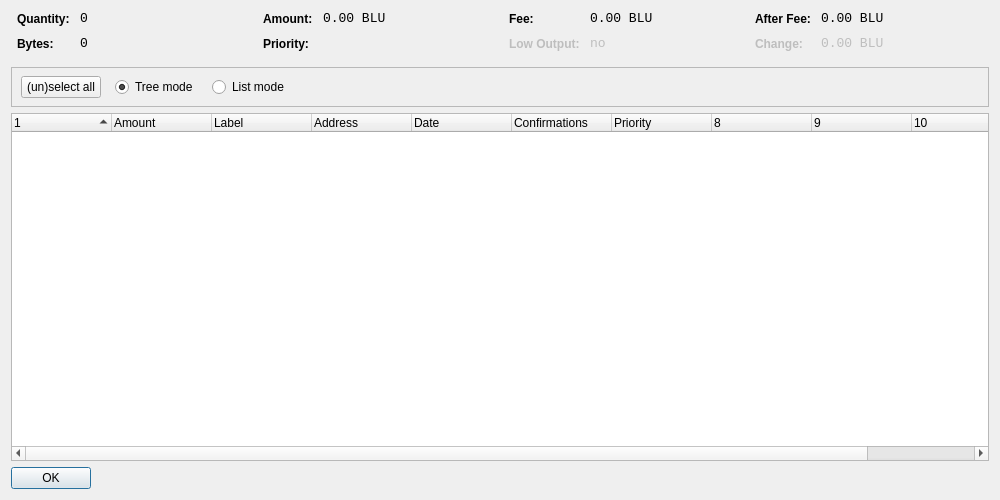
<?xml version="1.0" encoding="UTF-8"?>
<ui version="4.0">
 <class>CoinControlDialog</class>
 <widget class="QDialog" name="CoinControlDialog">
  <property name="geometry">
   <rect>
    <x>0</x>
    <y>0</y>
    <width>1000</width>
    <height>500</height>
   </rect>
  </property>
  <property name="windowTitle">
   <string>Coin Control</string>
  </property>
  <layout class="QVBoxLayout" name="verticalLayout">
   <item>
    <layout class="QHBoxLayout" name="horizontalLayoutTop" stretch="0,0,0,0">
     <property name="topMargin">
      <number>0</number>
     </property>
     <property name="bottomMargin">
      <number>10</number>
     </property>
     <item>
      <layout class="QFormLayout" name="formLayoutCoinControl1">
       <property name="horizontalSpacing">
        <number>10</number>
       </property>
       <property name="verticalSpacing">
        <number>10</number>
       </property>
       <property name="leftMargin">
        <number>6</number>
       </property>
       <property name="rightMargin">
        <number>6</number>
       </property>
       <item row="0" column="0">
        <widget class="QLabel" name="labelCoinControlQuantityText">
         <property name="styleSheet">
          <string notr="true">font-weight:bold;</string>
         </property>
         <property name="text">
          <string>Quantity:</string>
         </property>
        </widget>
       </item>
       <item row="0" column="1">
        <widget class="QLabel" name="labelCoinControlQuantity">
         <property name="font">
          <font>
           <family>Monospace</family>
           <pointsize>10</pointsize>
          </font>
         </property>
         <property name="cursor">
          <cursorShape>IBeamCursor</cursorShape>
         </property>
         <property name="contextMenuPolicy">
          <enum>Qt::ActionsContextMenu</enum>
         </property>
         <property name="text">
          <string>0</string>
         </property>
         <property name="textInteractionFlags">
          <set>Qt::LinksAccessibleByMouse|Qt::TextSelectableByKeyboard|Qt::TextSelectableByMouse</set>
         </property>
        </widget>
       </item>
       <item row="1" column="0">
        <widget class="QLabel" name="labelCoinControlBytesText">
         <property name="styleSheet">
          <string notr="true">font-weight:bold;</string>
         </property>
         <property name="text">
          <string>Bytes:</string>
         </property>
        </widget>
       </item>
       <item row="1" column="1">
        <widget class="QLabel" name="labelCoinControlBytes">
         <property name="font">
          <font>
           <family>Monospace</family>
           <pointsize>10</pointsize>
          </font>
         </property>
         <property name="cursor">
          <cursorShape>IBeamCursor</cursorShape>
         </property>
         <property name="contextMenuPolicy">
          <enum>Qt::ActionsContextMenu</enum>
         </property>
         <property name="text">
          <string>0</string>
         </property>
         <property name="textInteractionFlags">
          <set>Qt::LinksAccessibleByMouse|Qt::TextSelectableByKeyboard|Qt::TextSelectableByMouse</set>
         </property>
        </widget>
       </item>
      </layout>
     </item>
     <item>
      <layout class="QFormLayout" name="formLayoutCoinControl2">
       <property name="horizontalSpacing">
        <number>10</number>
       </property>
       <property name="verticalSpacing">
        <number>10</number>
       </property>
       <property name="leftMargin">
        <number>6</number>
       </property>
       <property name="rightMargin">
        <number>6</number>
       </property>
       <item row="0" column="0">
        <widget class="QLabel" name="labelCoinControlAmountText">
         <property name="styleSheet">
          <string notr="true">font-weight:bold;</string>
         </property>
         <property name="text">
          <string>Amount:</string>
         </property>
        </widget>
       </item>
       <item row="0" column="1">
        <widget class="QLabel" name="labelCoinControlAmount">
         <property name="font">
          <font>
           <family>Monospace</family>
           <pointsize>10</pointsize>
          </font>
         </property>
         <property name="cursor">
          <cursorShape>IBeamCursor</cursorShape>
         </property>
         <property name="contextMenuPolicy">
          <enum>Qt::ActionsContextMenu</enum>
         </property>
         <property name="text">
          <string>0.00 BLU</string>
         </property>
         <property name="textInteractionFlags">
          <set>Qt::LinksAccessibleByMouse|Qt::TextSelectableByKeyboard|Qt::TextSelectableByMouse</set>
         </property>
        </widget>
       </item>
       <item row="1" column="0">
        <widget class="QLabel" name="labelCoinControlPriorityText">
         <property name="styleSheet">
          <string notr="true">font-weight:bold;</string>
         </property>
         <property name="text">
          <string>Priority:</string>
         </property>
        </widget>
       </item>
       <item row="1" column="1">
        <widget class="QLabel" name="labelCoinControlPriority">
         <property name="font">
          <font>
           <family>Monospace</family>
           <pointsize>10</pointsize>
          </font>
         </property>
         <property name="cursor">
          <cursorShape>IBeamCursor</cursorShape>
         </property>
         <property name="contextMenuPolicy">
          <enum>Qt::ActionsContextMenu</enum>
         </property>
         <property name="text">
          <string/>
         </property>
         <property name="textInteractionFlags">
          <set>Qt::LinksAccessibleByMouse|Qt::TextSelectableByKeyboard|Qt::TextSelectableByMouse</set>
         </property>
        </widget>
       </item>
      </layout>
     </item>
     <item>
      <layout class="QFormLayout" name="formLayoutCoinControl3">
       <property name="horizontalSpacing">
        <number>10</number>
       </property>
       <property name="verticalSpacing">
        <number>10</number>
       </property>
       <property name="leftMargin">
        <number>6</number>
       </property>
       <property name="rightMargin">
        <number>6</number>
       </property>
       <item row="0" column="0">
        <widget class="QLabel" name="labelCoinControlFeeText">
         <property name="styleSheet">
          <string notr="true">font-weight:bold;</string>
         </property>
         <property name="text">
          <string>Fee:</string>
         </property>
        </widget>
       </item>
       <item row="0" column="1">
        <widget class="QLabel" name="labelCoinControlFee">
         <property name="font">
          <font>
           <family>Monospace</family>
           <pointsize>10</pointsize>
          </font>
         </property>
         <property name="cursor">
          <cursorShape>IBeamCursor</cursorShape>
         </property>
         <property name="contextMenuPolicy">
          <enum>Qt::ActionsContextMenu</enum>
         </property>
         <property name="text">
          <string>0.00 BLU</string>
         </property>
         <property name="textInteractionFlags">
          <set>Qt::LinksAccessibleByMouse|Qt::TextSelectableByKeyboard|Qt::TextSelectableByMouse</set>
         </property>
        </widget>
       </item>
       <item row="1" column="0">
        <widget class="QLabel" name="labelCoinControlLowOutputText">
         <property name="enabled">
          <bool>false</bool>
         </property>
         <property name="styleSheet">
          <string notr="true">font-weight:bold;</string>
         </property>
         <property name="text">
          <string>Low Output:</string>
         </property>
        </widget>
       </item>
       <item row="1" column="1">
        <widget class="QLabel" name="labelCoinControlLowOutput">
         <property name="enabled">
          <bool>false</bool>
         </property>
         <property name="font">
          <font>
           <family>Monospace</family>
           <pointsize>10</pointsize>
          </font>
         </property>
         <property name="cursor">
          <cursorShape>IBeamCursor</cursorShape>
         </property>
         <property name="contextMenuPolicy">
          <enum>Qt::ActionsContextMenu</enum>
         </property>
         <property name="text">
          <string>no</string>
         </property>
         <property name="textInteractionFlags">
          <set>Qt::LinksAccessibleByMouse|Qt::TextSelectableByKeyboard|Qt::TextSelectableByMouse</set>
         </property>
        </widget>
       </item>
      </layout>
     </item>
     <item>
      <layout class="QFormLayout" name="formLayoutCoinControl4">
       <property name="horizontalSpacing">
        <number>10</number>
       </property>
       <property name="verticalSpacing">
        <number>10</number>
       </property>
       <property name="leftMargin">
        <number>6</number>
       </property>
       <property name="rightMargin">
        <number>6</number>
       </property>
       <item row="0" column="0">
        <widget class="QLabel" name="labelCoinControlAfterFeeText">
         <property name="styleSheet">
          <string notr="true">font-weight:bold;</string>
         </property>
         <property name="text">
          <string>After Fee:</string>
         </property>
        </widget>
       </item>
       <item row="0" column="1">
        <widget class="QLabel" name="labelCoinControlAfterFee">
         <property name="font">
          <font>
           <family>Monospace</family>
           <pointsize>10</pointsize>
          </font>
         </property>
         <property name="cursor">
          <cursorShape>IBeamCursor</cursorShape>
         </property>
         <property name="contextMenuPolicy">
          <enum>Qt::ActionsContextMenu</enum>
         </property>
         <property name="text">
          <string>0.00 BLU</string>
         </property>
         <property name="textInteractionFlags">
          <set>Qt::LinksAccessibleByMouse|Qt::TextSelectableByKeyboard|Qt::TextSelectableByMouse</set>
         </property>
        </widget>
       </item>
       <item row="1" column="0">
        <widget class="QLabel" name="labelCoinControlChangeText">
         <property name="enabled">
          <bool>false</bool>
         </property>
         <property name="styleSheet">
          <string notr="true">font-weight:bold;</string>
         </property>
         <property name="text">
          <string>Change:</string>
         </property>
        </widget>
       </item>
       <item row="1" column="1">
        <widget class="QLabel" name="labelCoinControlChange">
         <property name="enabled">
          <bool>false</bool>
         </property>
         <property name="font">
          <font>
           <family>Monospace</family>
           <pointsize>10</pointsize>
          </font>
         </property>
         <property name="cursor">
          <cursorShape>IBeamCursor</cursorShape>
         </property>
         <property name="contextMenuPolicy">
          <enum>Qt::ActionsContextMenu</enum>
         </property>
         <property name="text">
          <string>0.00 BLU</string>
         </property>
         <property name="textInteractionFlags">
          <set>Qt::LinksAccessibleByMouse|Qt::TextSelectableByKeyboard|Qt::TextSelectableByMouse</set>
         </property>
        </widget>
       </item>
      </layout>
     </item>
    </layout>
   </item>
   <item>
    <widget class="QFrame" name="frame">
     <property name="minimumSize">
      <size>
       <width>0</width>
       <height>40</height>
      </size>
     </property>
     <property name="frameShape">
      <enum>QFrame::StyledPanel</enum>
     </property>
     <property name="frameShadow">
      <enum>QFrame::Sunken</enum>
     </property>
     <widget class="QWidget" name="horizontalLayoutWidget">
      <property name="geometry">
       <rect>
        <x>10</x>
        <y>0</y>
        <width>781</width>
        <height>41</height>
       </rect>
      </property>
      <layout class="QHBoxLayout" name="horizontalLayoutPanel" stretch="0,0,0,0,0">
       <property name="spacing">
        <number>14</number>
       </property>
       <item>
        <widget class="QPushButton" name="pushButtonSelectAll">
         <property name="sizePolicy">
          <sizepolicy hsizetype="Maximum" vsizetype="Fixed">
           <horstretch>0</horstretch>
           <verstretch>0</verstretch>
          </sizepolicy>
         </property>
         <property name="text">
          <string>(un)select all</string>
         </property>
        </widget>
       </item>
       <item>
        <widget class="QRadioButton" name="radioTreeMode">
         <property name="sizePolicy">
          <sizepolicy hsizetype="Maximum" vsizetype="Fixed">
           <horstretch>0</horstretch>
           <verstretch>0</verstretch>
          </sizepolicy>
         </property>
         <property name="text">
          <string>Tree mode</string>
         </property>
         <property name="checked">
          <bool>true</bool>
         </property>
        </widget>
       </item>
       <item>
        <widget class="QRadioButton" name="radioListMode">
         <property name="sizePolicy">
          <sizepolicy hsizetype="Maximum" vsizetype="Fixed">
           <horstretch>0</horstretch>
           <verstretch>0</verstretch>
          </sizepolicy>
         </property>
         <property name="text">
          <string>List mode</string>
         </property>
        </widget>
       </item>
       <item>
        <spacer name="horizontalSpacer">
         <property name="orientation">
          <enum>Qt::Horizontal</enum>
         </property>
         <property name="sizeHint" stdset="0">
          <size>
           <width>40</width>
           <height>20</height>
          </size>
         </property>
        </spacer>
       </item>
      </layout>
     </widget>
    </widget>
   </item>
   <item>
    <widget class="CoinControlTreeWidget" name="treeWidget">
     <property name="contextMenuPolicy">
      <enum>Qt::CustomContextMenu</enum>
     </property>
     <property name="sortingEnabled">
      <bool>false</bool>
     </property>
     <property name="columnCount">
      <number>11</number>
     </property>
     <attribute name="headerShowSortIndicator" stdset="0">
      <bool>true</bool>
     </attribute>
     <attribute name="headerStretchLastSection">
      <bool>false</bool>
     </attribute>
     <column>
      <property name="text">
       <string/>
      </property>
     </column>
     <column>
      <property name="text">
       <string>Amount</string>
      </property>
     </column>
     <column>
      <property name="text">
       <string>Label</string>
      </property>
     </column>
     <column>
      <property name="text">
       <string>Address</string>
      </property>
     </column>
     <column>
      <property name="text">
       <string>Date</string>
      </property>
     </column>
     <column>
      <property name="text">
       <string>Confirmations</string>
      </property>
      <property name="toolTip">
       <string>Confirmed</string>
      </property>
     </column>
     <column>
      <property name="text">
       <string>Priority</string>
      </property>
     </column>
     <column>
      <property name="text">
       <string/>
      </property>
     </column>
     <column>
      <property name="text">
       <string/>
      </property>
     </column>
     <column>
      <property name="text">
       <string/>
      </property>
     </column>
     <column>
      <property name="text">
       <string/>
      </property>
     </column>
    </widget>
   </item>
   <item>
    <widget class="QDialogButtonBox" name="buttonBox">
     <property name="sizePolicy">
      <sizepolicy hsizetype="Maximum" vsizetype="Fixed">
       <horstretch>0</horstretch>
       <verstretch>0</verstretch>
      </sizepolicy>
     </property>
     <property name="orientation">
      <enum>Qt::Horizontal</enum>
     </property>
     <property name="standardButtons">
      <set>QDialogButtonBox::Ok</set>
     </property>
    </widget>
   </item>
  </layout>
 </widget>
 <customwidgets>
  <customwidget>
   <class>CoinControlTreeWidget</class>
   <extends>QTreeWidget</extends>
   <header>coincontroltreewidget.h</header>
  </customwidget>
 </customwidgets>
 <resources/>
 <connections/>
</ui>
